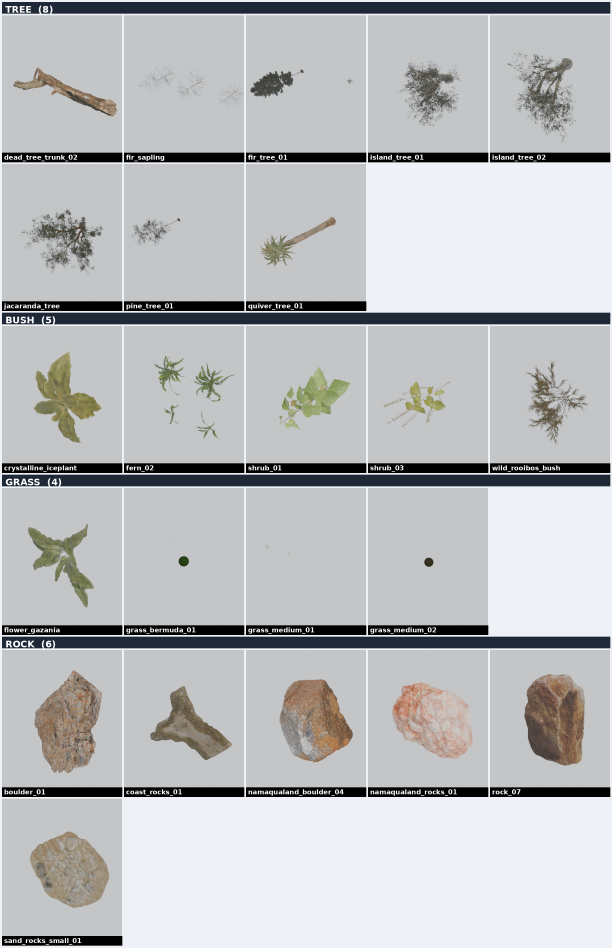
#> input picture tools/asset_catalog.png, 1836 x 2842 px (shown at 1/3 size)
$ python -i compare.py   (imports and definitions only)
#> lines starting #> are read from the running program, lines starting #| are printed output that depends on the picture; after the words box and inside, x2 and y2 are one past the last pixel; in counts of white or black regions, pixels touching at a corner belong together
#> further down, picture is the input picture: shape (2842, 1836, 3); mean B, G, R 189, 187.5, 185.8
"""tools/compare.py — Phase 0 metric harness for DEMO_REALISM_V2.

Quantifies the gap between our 6 demo hero renders and the 3 original Gazebo
screenshots using IMAGE-LEVEL feature metrics (this is deliberately NOT a VIO/LIO
odometry rig — scope decision in docs/DEMO_REALISM_V2.md §0):

  - ORB + FAST feature counts. Reported per-megapixel (raw counts scale with pixel
    area, so they are not comparable across resolutions). ORB nfeatures is raised to
    5000 so the default 500 cap does not saturate and stop discriminating.
  - Spatial coverage: fraction of an 8x8 grid occupied by FAST features + a
    uniformity score (1 - coefficient-of-variation of per-cell counts, clamped to
    [0,1]). Coverage is the north star: it is robust to the high-contrast artifacts
    (black BLEND blobs, trail edges) that *inflate* raw feature counts as a scene
    gets worse.
  - Tiling autocorrelation peak: the grayscale is high-pass filtered (subtract a
    heavy Gaussian blur) so smooth gradients do not register, then autocorrelated via
    FFT. We report the strongest non-DC peak (0..1, normalized to zero-lag) and its
    pixel period. A strong peak at a fixed offset = visible tiling => VIO aliasing.

Why the care (see advisor notes in DEMO_REALISM_V2 history):
  #1 resolution-normalize or counts are meaningless across 1423x967 originals vs
     1280x720 renders;
  #2 raw counts are contaminated by exactly the artifacts we remove -> lean on
     coverage + tiling, not raw count;
  #3 the 3 originals are temperate/savanna (acacia + boulder + green) -> they are a
     reference, not an absolute target for snow/sand biomes. Gate the relative gap on
     the comparable biomes; snow/sand sit lower by nature (CC0 ceiling).

The Gazebo toolbar (top) + playbar (bottom) are cropped from the originals FIRST, else
GUI corners count as strong features.

Run (in the container, where the metrics gate lives):
  docker run --rm -v "$PWD:/workspace" --entrypoint bash wildseed:egl \\
    -c 'cd /workspace && python3 tools/compare.py'

Outputs:
  tools/compare.png        our hero | reference original, per scene, with metrics
  stdout                   a markdown metric table (originals + 6 scenes + gap)
  --md PATH                also write the table to PATH (e.g. docs/baseline_metrics.md)
"""
import argparse
import glob
import os

import cv2
import numpy as np
from PIL import Image, ImageDraw, ImageFont
from scipy.ndimage import maximum_filter

WS = os.environ.get("WS", os.getcwd())
COMMON_H = 720          # resize every image to this height before detection
GRID = 8                # spatial-coverage grid is GRID x GRID
LOBE_FLOOR = 0.02       # ring-mean threshold that ends the autocorrelation central lobe

# The 3 originals (cropped of GUI). All are temperate/savanna acacia+boulder scenes.
ORIGINALS = sorted(glob.glob(os.path.join(WS, "Screenshot from 2026-*.png")))

# Our 6 demo hero frames + which reference original to pair each with in compare.png.
SCENES = [
    "temperate_hills", "savanna_flats", "lakeland_wetland",
    "alpine_snow", "winter_forest", "coastal_dune",
]
# Biomes whose feature richness is fairly comparable to the originals (green/arid with
# trees + boulders). snow/sand-dominated scenes legitimately sit lower (stated in the
# report, not chased).
COMPARABLE = {"temperate_hills", "savanna_flats", "lakeland_wetland", "coastal_dune"}


# ----------------------------------------------------------------------------- io
# [22 lines left out: functions load_rgb, crop_gui, to_common, not called in this run]


# ------------------------------------------------------------------------ metrics
def _gray(img):
    return cv2.cvtColor(img, cv2.COLOR_RGB2GRAY)
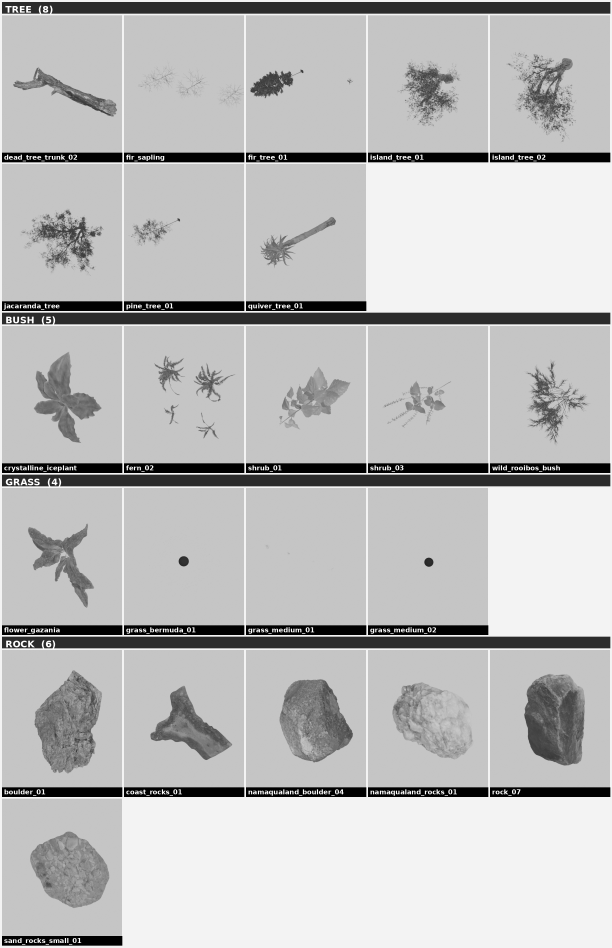
#> returned value: shape (2842, 1836) (shown at 1/3 size); min 0, max 255, mean 187.6


# [29 lines left out: functions feature_metrics, coverage_metrics, not called in this run]


def tiling_metrics(img):
    """Strongest secondary autocorrelation peak (0..1) + its pixel period.

    Tiling = periodic repetition: the autocorrelation dips after the central lobe and
    then rises again at the tile period (a true local maximum offset from the centre).
    Smooth/varied content decays monotonically to noise. So we:
      1. high-pass (subtract a heavy Gaussian blur) so smooth gradients don't register;
      2. FFT-autocorrelate, normalize zero-lag to 1;
      3. find the central-lobe radius DYNAMICALLY (ring-mean falls below LOBE_FLOOR) and
         exclude it — a fixed small mask leaks the lobe shoulder and reports a bogus
         ~11 px period for every image (the failure this replaces);
      4. take the strongest *local maximum* outside that lobe -> the tiling peak.

    Validated to separate the non-tiled originals (~0.06-0.12) from our tiled green
    scenes (~0.18-0.37). Phase B target: drop the green-biome peak toward the
    originals' level (<~0.10).
    """
    g = _gray(img).astype(np.float32)
    g = g - cv2.GaussianBlur(g, (0, 0), g.shape[0] / 16.0)  # high-pass
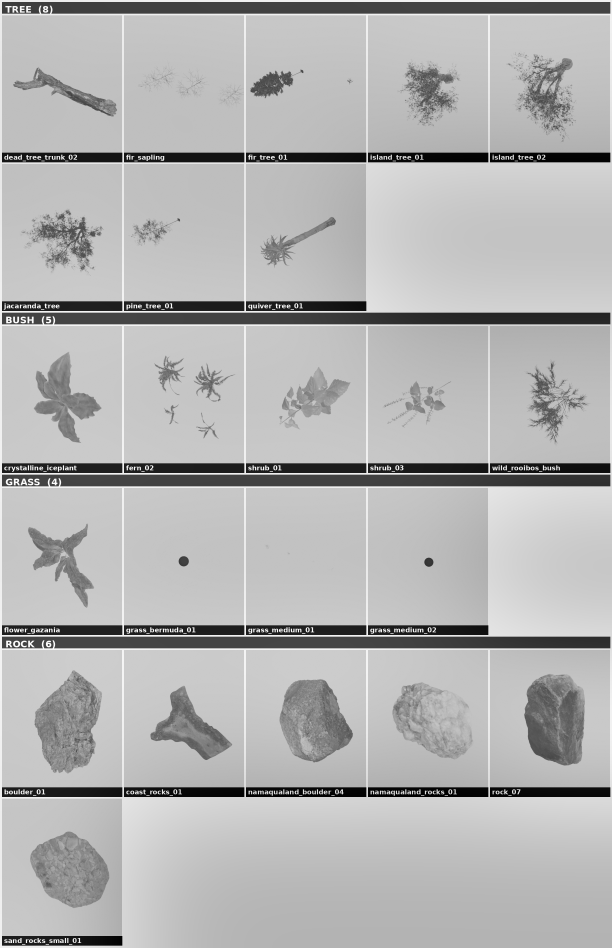
#> g: shape (2842, 1836) float32 (shown at 1/3 size); min -204.6, max 87.61, mean 0; drawn with min black and max white
    g -= g.mean()
    F = np.fft.fft2(g)
    ac = np.fft.fftshift(np.fft.ifft2(F * np.conj(F)).real)
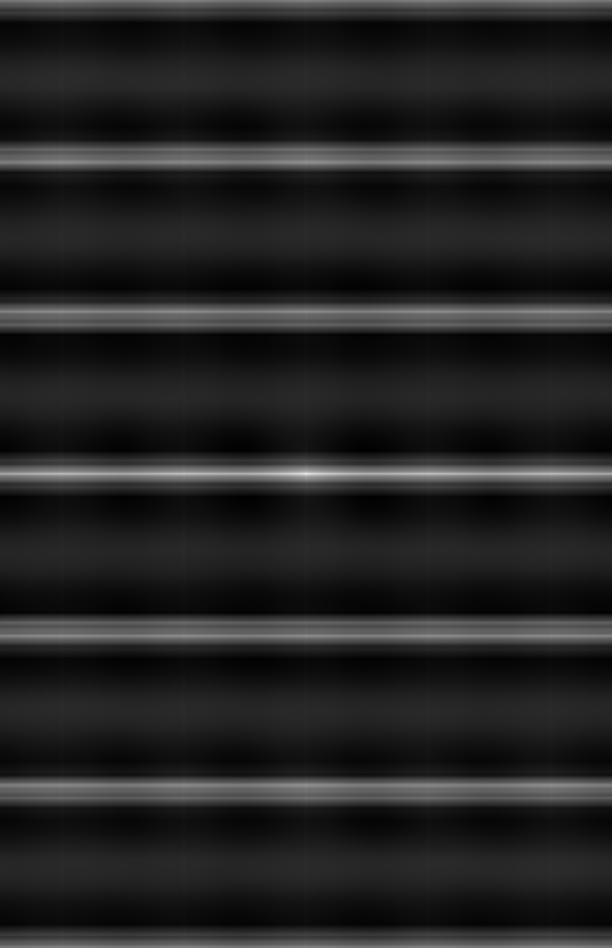
#> ac: shape (2842, 1836) float64 (shown at 1/3 size); min -2.56e+09, max 1.58e+10, mean 0; drawn with min black and max white
    if ac.max() <= 0:
        return {"tiling_peak": 0.0, "tiling_period": 0.0}
    ac = ac / ac.max()
    h, w = ac.shape
#> h = 2842; w = 1836
    cy, cx = h // 2, w // 2
#> cy = 1421; cx = 918
    Y, X = np.indices((h, w))
    R = np.hypot(Y - cy, X - cx)
    Ri = R.astype(int)
    maxr = min(cy, cx)
#> maxr = 918
    # dynamic central-lobe radius: walk out until the ring mean falls below the floor
    lobe = 4
    while lobe < maxr - 1 and ac[Ri == lobe].mean() > LOBE_FLOOR:
        lobe += 1
#> this loop made 102 passes
#> after the loop, lobe = 106
    localmax = ac == maximum_filter(ac, size=5)
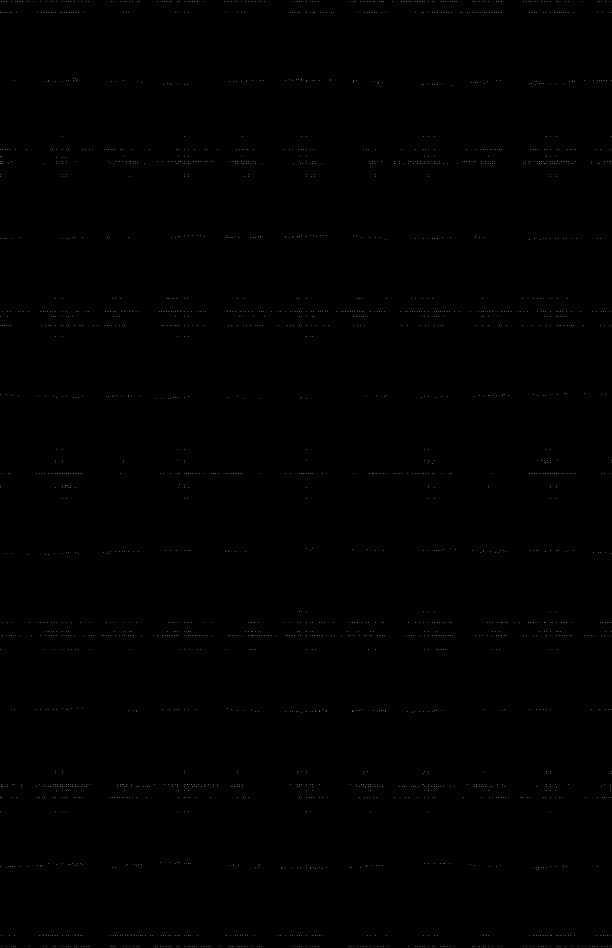
#> localmax: shape (2842, 1836) bool (shown at 1/3 size); 0.05% white in thin lines or dots
    cand = (R > lobe) & (R < maxr) & localmax
#> cand: shape (2842, 1836) bool; 0.02% white in thin lines or dots, all inside (x1, y1, x2, y2) = (4, 523, 1836, 2320)
    if not cand.any():
        return {"tiling_peak": 0.0, "tiling_period": 0.0}
    vals = np.where(cand, ac, -1.0)
    iy, ix = np.unravel_index(int(np.argmax(vals)), vals.shape)
#> iy = 1421; ix = 552
    return {"tiling_peak": float(ac[iy, ix]),
            "tiling_period": float(np.hypot(iy - cy, ix - cx))}


# [13 lines left out: functions all_metrics, fmt_row, not called in this run]


HEADER = ("| scene                  | ORB/MP | FAST/MP | cov  | unif | "
          "tilePk | period |")
SEP = ("|------------------------|--------|---------|------|------|"
       "--------|--------|")


# [126 lines left out: functions build_table, _font, panel, build_compare_png, main, not called in this run]


# [2 lines not run here, left out]

>>> import cv2
>>> picture = cv2.imread('asset_catalog.png')
>>> result = tiling_metrics(picture)
#> result = {'tiling_peak': 0.758, 'tiling_period': 366}
